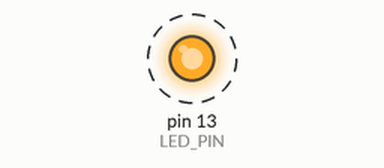
Simulated run of this sketch. Board: Arduino Uno, built with avr-gcc and run on an emulated ATmega328P. On the bench: output pins drawn as LEDs (lit = HIGH). Dashed ring = blinking.

Above: at 0.2 s.
Timing chart, 0 to 3.0 s (numbered marks = the images above):
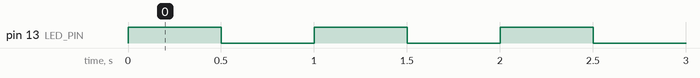

The sketch:

LED_Organised.ino
```cpp
#define LED_PIN 13

// We use double quote for files instead of <> for library
#include "Led.h"

Led led(LED_PIN);

void setup()
{
  led.init();
}

void loop()
{
  led.on();
  delay(500); // Wait for 1000 millisecond(s)
  led.off();
  delay(500); // Wait for 1000 millisecond(s)
}
```

Led.cpp
```cpp
#include "Led.h"
#include <Arduino.h>

Led::Led(byte pin)
{
  this->pin = pin;
}
void Led::init()
{
  pinMode(pin, OUTPUT);
}
void Led::init(byte defaultState)
{
  init();
  if (defaultState == HIGH) {
    on();
  }
  else {
    off();
  }
}
void Led::on()
{
  digitalWrite(pin, HIGH);
}
void Led::off()
{
  digitalWrite(pin, LOW);
}
```

Led.h
```cpp
// if, define and endif are binded all together to create a header
#ifndef LED_H
#define LED_H

#include <Arduino.h>

class Led
{
  private:
  	byte pin;
  public:
  Led() {} //do not use
  Led(byte pin); // This is a constructor and the one above as well

  // init the pin for the Led
  // call this in setup()
  void init();
  void init(byte defaultState);

  void on();
  void off();
};

#endif
```

Measured:
- by itself, pin 13 (LED_PIN): alternates HIGH for 0.50 s and LOW for 0.50 s
